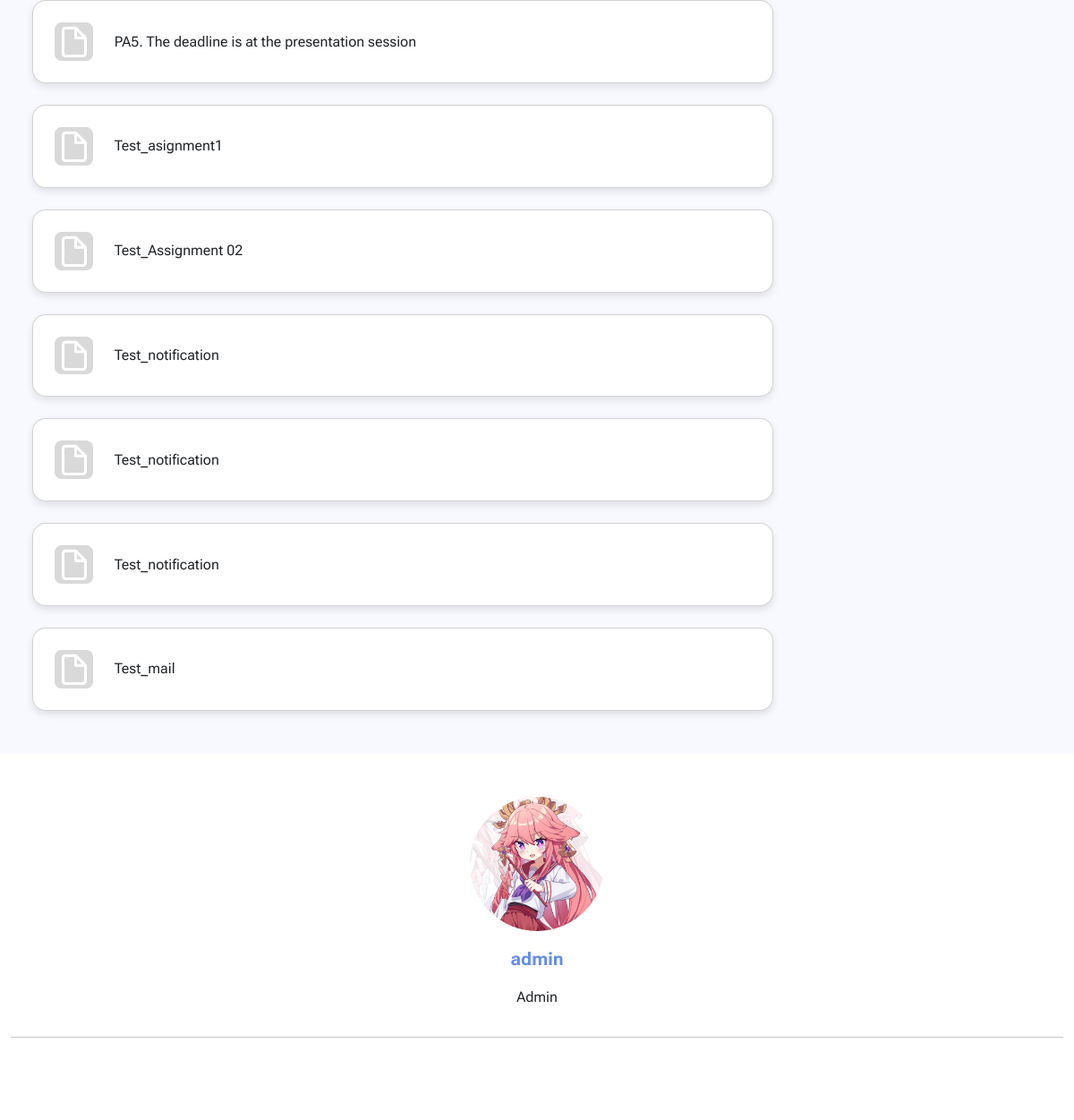
/courses/CSC13002_22CLC08/ (signed in, middle part), run on an earlier commit of the app's database.
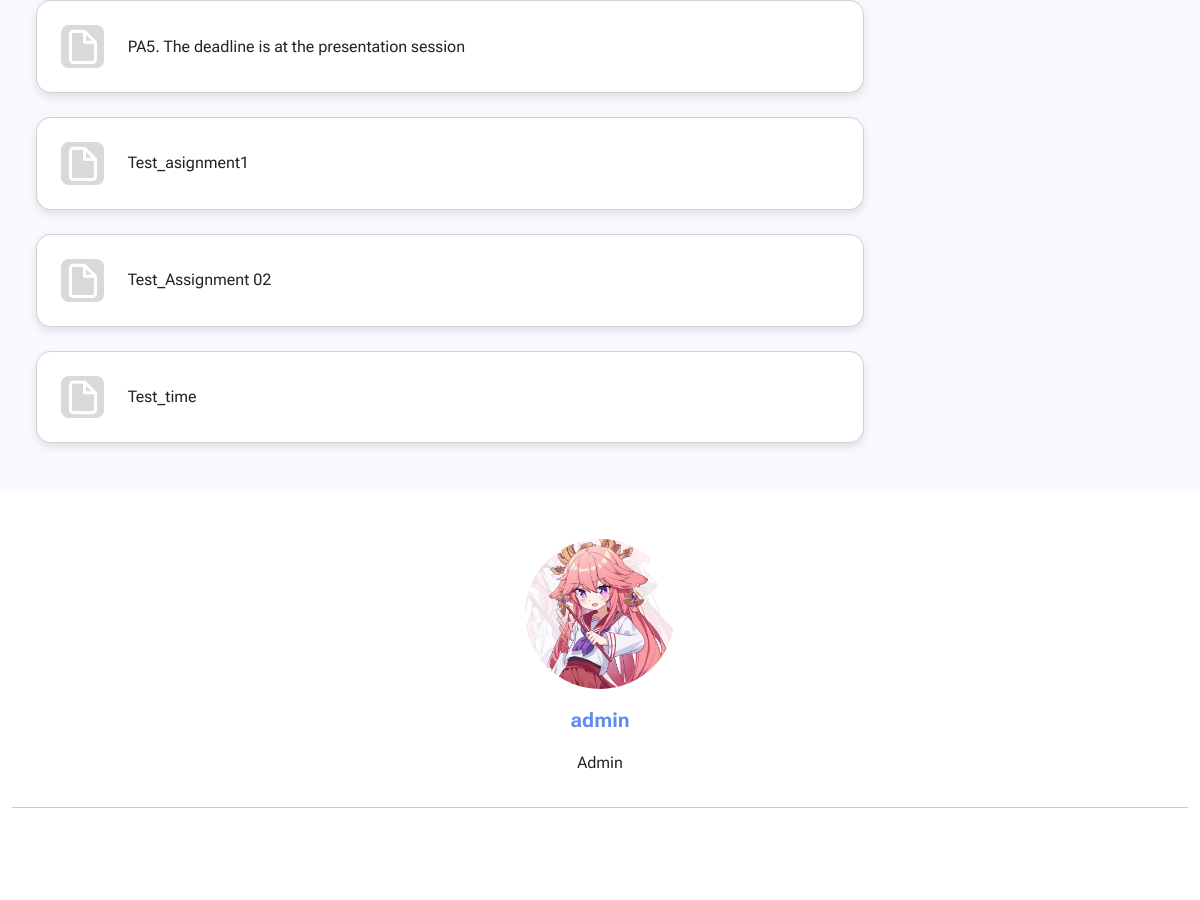
And on a later commit of the database.
### courses/models.py (models this page shows, shortened)
class Assignment(models.Model):
    id = models.UUIDField(
         primary_key = True,
         default = uuid.uuid4,
         editable = False)
    author = models.ForeignKey(User, on_delete=models.CASCADE)
    ForClass = models.ForeignKey(CourseClass, on_delete=models.CASCADE, null=True)
    title = models.CharField(max_length=100, blank=True, null=True)
    file = models.FileField(blank=True, null=True, upload_to=upload_assignment_file_path_handle, validators=[file_size])
    date_opened = models.DateTimeField(auto_now_add=True)
    date_closed = models.DateTimeField()

### courses/views.py (the view, shortened to what this page needs)
# urls.py: path('<slug:slug>/', views.view_class_page, name='class_page'),
@login_required(login_url='users:login')
def view_class_page(request, slug):
    course = Class.objects.get(slug=slug)
    user, notifications, events = getIn4(request)
    if user not in course.participants.all():
        return Http404NotFound(request)
    files = FileUpload.objects.filter(inClass=course.id)
    assignments = Assignment.objects.filter(ForClass=course.id)
    if user.is_staff and not user.is_superuser:
        return render(request, 'courses/View_course_teacher.html',
                  {'user': user, 'notifies': notifications, 'events': events,
                   'course' : course, 'files': files, 'assignments': assignments,
                    'form': FileUploadForm(), 'aform' : AssignmentForm()})
    else:
        return render(request, 'courses/View_course.html',
                    {'user': user, 'notifies': notifications, 'events': events,
                     'course' : course, 'files': files, 'assignments': assignments})

### courses/models.py (called while the page is built)
    def __str__(self):
        return self.id + ' - ' + self.name

    def __str__(self):
        return str(self.course) + '_' + self.className

### courses/templates/courses/View_course.html (shortened to what this page needs)
{% extends "NavLayout.html" %}
{% load static %}
{% block extra_attach %}
<link rel="stylesheet" href="{% static 'css/style_course.css' %}">
{% endblock extra_attach %}
{% block content %}
<br>
<div class="container">
    <br>
        {% for file in files %}
            {% if file.group == "GENERAL" %}
                <br>
            {% endif %}
        {% endfor %}
        {% for file in files %}
            {% if file.group == "LECTURE" %}
                <br>
            {% endif %}
        {% endfor %}
        {% for assignment in assignments %}
                <div class="card p-4 custom-card">
                    <div class="row align-items-center">
                        <div class="col-1">
                            <img src="{% static 'img/course/File.png' %}" alt="file" class="img-fluid" style="max-width: auto;">
                        </div>
                        <div class="col-11 d-flex align-items-center">
                                <a href="{% url 'courses:view_assignment' slug=course.slug assignmentname=assignment.id %}" class="nav-link">{{ assignment.title }}</a>
                        </div>
                    </div>
                </div>
                <br>
        {% endfor %}
</div>
{% endblock content %}

What changed in the data, as far as the page shows it:
removed Assignment: title "Test_notification"
removed Assignment: title "Test_notification"
removed Assignment: title "Test_notification"
removed Assignment: title "Test_mail"
added Assignment: title "Test_time"
